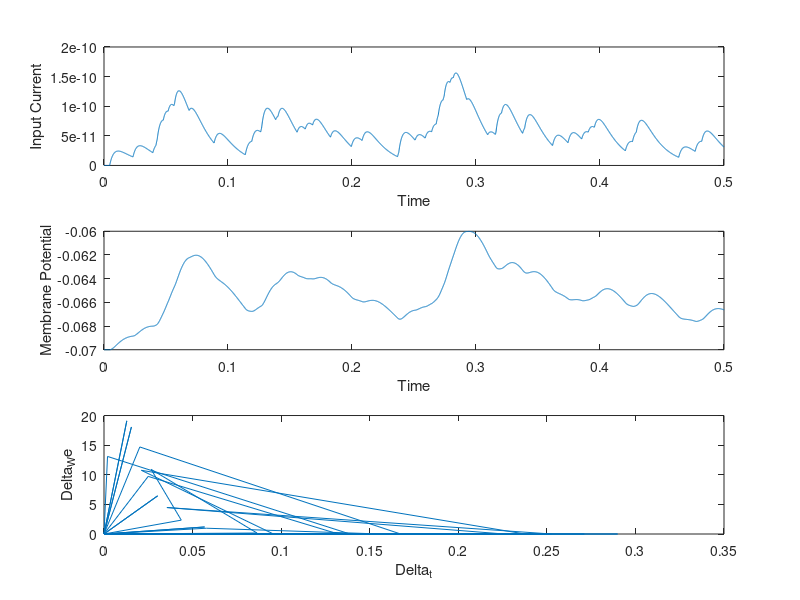
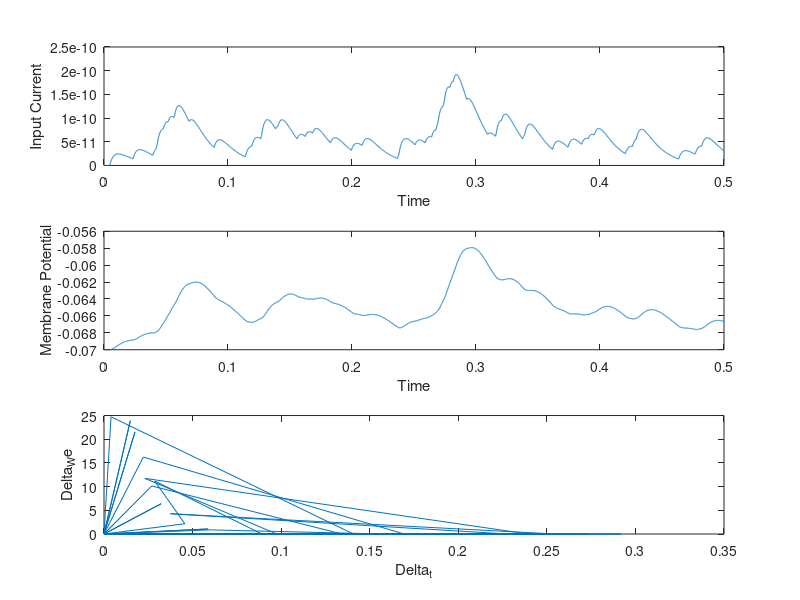
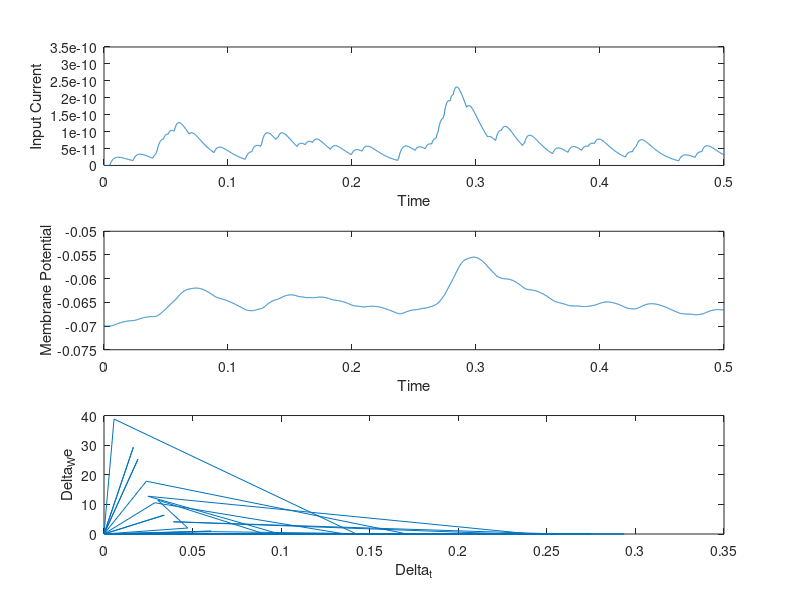
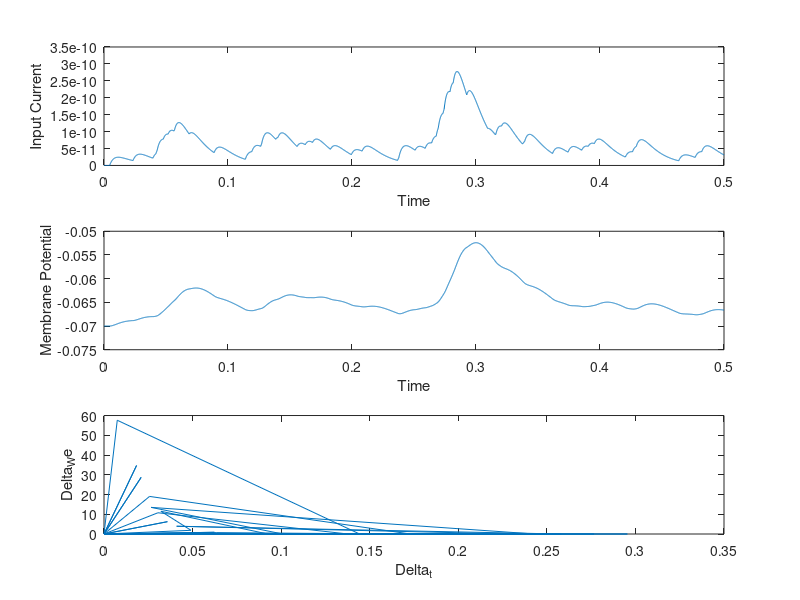

Here is the MATLAB script that generated these plots, in order:
%Changing strengths of synapses(weights) depending on time difference to produce output spikes.

clear all
close all


T = 500e-3;
N=100;
lambda = 1;
dt = 0.1e-3;
t=0:dt:T;

for i=1:N
    time_spike{i,1}(1)=exprnd(1/lambda);
end

for j=1:N
    i=1;
    while time_spike{j,1}(i)<=T
        time_spike{j,1}(i+1)=time_spike{j,1}(i)+exprnd(1/lambda);
        i=i+1;
    end
    time_spike{j,1}=time_spike{j,1}(1:i-1);
    clear i;
end
%AEF model physical parameters
C = 200e-12;
gL= 10e-9;
E_L= -70e-3;
V_T= -50e-3;
DelT = 2e-3;
a = 2e-9;
tau_t = 30e-3;
b = 0;
Vgamma= -58e-3;

%the state variables.
V = zeros(1,length(t));
U = zeros(1,length(t));

Io = 1e-12;
tau = 15e-3;
tau_s = tau/4;
wo =50;
sigma_w = 5;
we = sigma_w*randn(N,1) + wo;
delta_we = zeros(N,1);

Iapp = zeros(1,length(t));

spike_count=0;
iterations = 0;
while spike_count==0,    
   %% calculation of total input current.
   Iapp = zeros(1,length(t));
   for ii=1:N
        for i=1:length(t)
            for j=1:length(time_spike{ii})
                if t(i)<time_spike{ii}(j), break; end
                Iapp(i) = Iapp(i) + Io*we(ii)*(exp(-(t(i)-time_spike{ii}(j))/tau)-exp(-(t(i)-time_spike{ii}(j))/tau_s));
            end
        end
    end

    
    
    %% calculation of output voltage by solving diff. eqn.
    
    V(1)= -70e-3; 
    U(1)= 0;
    
    spike_count=0;
    for i=1:length(t)-1;
        if V(i) >= 0,
            V(i)=0;
            V(i+1)= Vgamma;
            U(i+1) = U(i)+ b;
            spike_count=spike_count+1;
        else
            k = (1/C)*(-gL*(V(i)-E_L)+gL*DelT*exp((V(i)-V_T)/DelT)-U(i)+Iapp(i));
            l = (1/tau_t)*(a*(V(i)-E_L)-U(i));
            V(i+1)= V(i) + dt*k;
            U(i+1)= U(i) + dt*l;
        end   
    end

    %% calculation of delta_t (Delta_tk)
    [y,x] = max(V);
    delta_t=zeros(N,1);
    for i=1:N
        for j=1:length(time_spike{i})
            if t(x)-time_spike{i}(j)<0, break;end
            delta_t(i)=t(x)-time_spike{i}(j);
        end
    end
    %% calculation of new weight.
    
    gamma = 1;
    for i=1:N
        if spike_count~=0, break; end
        delta_we(i) = we(i)*gamma*(exp(-delta_t(i)/tau)-exp(-delta_t(i)/tau_s));
        we(i)= we(i)+ delta_we(i);
        if we(i)>=500, we(i)= 500;end
    end

    %% Plots
    figure
    
    subplot(3,1,1)
    plot(t,Iapp)
    xlabel('Time')
    ylabel('Input Current')

    subplot(3,1,2)
    plot(t,V)
    xlabel('Time')
    ylabel('Membrane Potential')
    
    subplot(3,1,3)
    plot(delta_t,delta_we)
    xlabel('Delta_t')
    ylabel('Delta_We')
    iterations = iterations + 1;
end
disp('iterations');
disp(iterations);
disp('weights')
disp(we)

